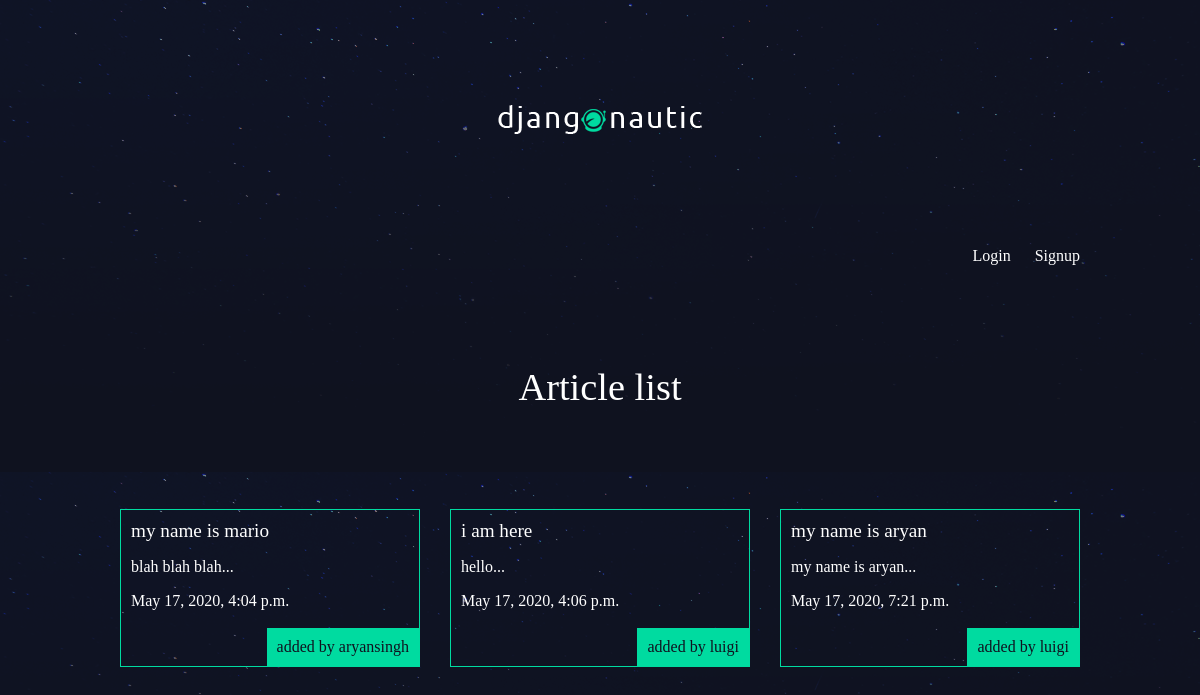
The app's page /articles/ with its own data.
### articles/models.py (models this page shows, shortened)
class Article(models.Model):
	title = models.CharField(max_length=100)
	slug = models.SlugField()
	body = models.TextField()
	date = models.DateTimeField(auto_now_add=True)
	thumb = models.ImageField(default='default.png',blank=True)
	author = models.ForeignKey(User,on_delete=models.CASCADE,default=None)
	def snippet(self):
		return self.body[:50] + '...'

### articles/views.py (the view)
# urls.py: path('', views.article_list,name="list"),
def article_list(request):
	article = Article.objects.all().order_by('date')
	return render(request,'articles/article_list.html',{'articles':article})

### articles/templates/articles/article_list.html
{% extends 'base_layout.html' %}
{% block content %}
	<h1>Article list</h1>
	<div class="articles">
		{% for article in articles %}
			<div class="article">
				<h2><a href="{% url 'articles:detail' slug=article.slug %}">
				{{article.title}}</a></h2>
				<p>{{article.snippet}}</p>
				<p>{{article.date}}</p>
				<p class="author"> added by {{article.author.username}}</p>
			</div>
		{% endfor %}
	</div>
{% endblock %}

### templates/base_layout.html (shortened to what this page needs)
{% load static %}
<!DOCTYPE html>
<html>
<head>
	<link rel="stylesheet"href="{% static 'styles.css' %}">
</head>
<body>
	<div class="wrapper">
		<h1><a href="{% url 'home' %}"><img src={% static 'logo.png' %}/></a></h1>
		<nav>
			<ul>
				{% if user.is_authenticated %}
					<li>
						<form class="logout-link" action="{% url 'accounts:logout' %}" method="post">
							{% csrf_token%}
							<button type="submit">Logout</button>
						</form>
					</li>
					<li><a href="{% url 'articles:create' %}"class=highlight>New Article</a></li>
				{% else %}
					<li><a href="{% url 'accounts:login' %}">Login</a></li>
					<li><a href="{% url 'accounts:signup' %}">Signup</a></li>
				{% endif %}
			</ul>
		</nav>
		{% block content %}
		{% endblock %}
</body>
</html>

### assets/styles.css (style rules this page uses)
body { background-color: #0f121f; background-image: url(/static/stars.png); background-repeat-y: no-repeat; color: #fff; }
body * { font-family: Ubuntu; }
h1, h2, h3, h4, h5 { font-weight: normal; margin: 0; }
a, a:hover, a:visited { color: #fff; text-decoration: none; }
.wrapper { max-width: 960px; margin: 0 auto; }
div.wrapper > h1 { text-align: center; margin: 100px auto; font-size: 2.4em }
nav { justify-self: end; }
nav li { display: inline-block; list-style-type: none; margin-left: 20px; }
.articles { display: grid; grid-template-columns: 1fr 1fr 1fr; grid-gap: 30px; }
.article { padding: 10px; border: 1px solid #00dba0; position: relative; padding-bottom: 40px; }
.article h2 { font-size: 1.2em; }
.article .author { padding: 10px; background: #00dba0; position: absolute; right: 0; bottom: 0; margin: 0; color: #0f121f; }

### records on screen
Article: title "my name is mario", snippet "blah blah blah...", date "May 17, 2020, 4:04 p.m.", author.username "aryansingh"
Article: title "i am here", snippet "hello...", date "May 17, 2020, 4:06 p.m.", author.username "luigi"
Article: title "my name is aryan", snippet "my name is aryan...", date "May 17, 2020, 7:21 p.m.", author.username "luigi"
